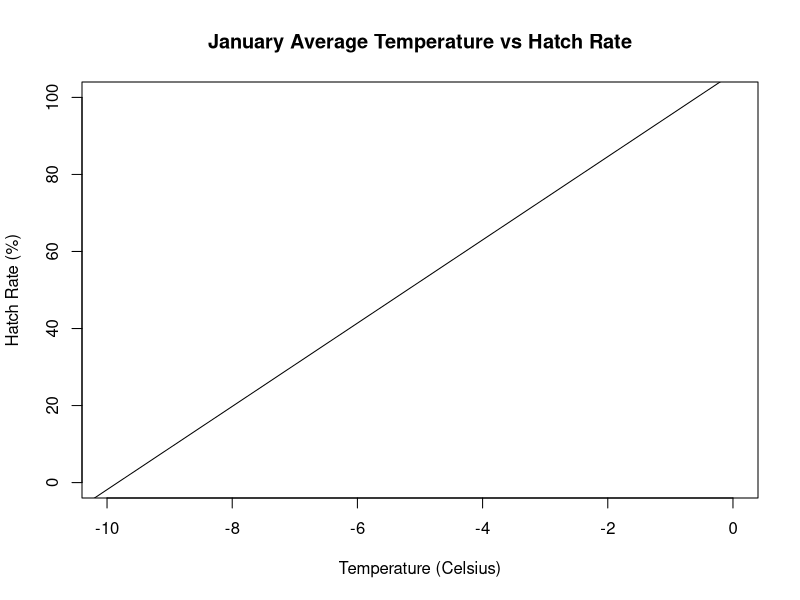

Here is the R script that generated this plot: (Note: this script raises an error after producing the figure.)
## ---- chunk 1
knitr::opts_chunk$set(tidy.opts=list(width.cutoff=60),tidy=TRUE)
## ---- chunk 2
##Black Walnut
BWmat <- matrix(c(0,1,0,0,0,0,0,0,1,0,0,0,0,0,0,0.64,0,0, 
                  0,0,0,0,0.55,0,0,0,0,0,0,0.27,105,0,0,0,0,0), nrow = 6, ncol = 6)
#Assign the eigenvalues to a vector
BWei <- eigen(BWmat)$values
#Takes the highest eigenvalue to be the R value
BWR <- max(Re(BWei[abs(Im(BWei)) < 1e-06]))
BWR
BWmat

##Tree-of-Heaven
TOHmat <- matrix(c(0,1,0,0,0,0,0,0,1,0,0,0,0,0,0,0.91,0,0, 
                   0,0,0,0,0.73,0,0,0,0,0,0,0.05,105,0,0,0,0,0), nrow = 6, ncol = 6)
#Assign the eigenvalues to a vector
TOHei <- eigen(TOHmat)$values
#Takes the highest eigenvalue to be the R value
TOHR <- max(Re(TOHei[abs(Im(TOHei)) < 1e-06]))
TOHR
TOHmat

##Hops
HPmat <- matrix(c(0,1,0,0,0,0,0,0,1,0,0,0,0,0,0,0.83,0,0, 
                  0,0,0,0,0.83,0,0,0,0,0,0,0.83,105,0,0,0,0,0), nrow = 6, ncol = 6)
#Assign the eigenvalues to a vector
HPei <- eigen(HPmat)$values
#Takes the highest eigenvalue to be the R value
HPR <- max(Re(HPei[abs(Im(HPei)) < 1e-06]))
HPR
HPmat

##Average of 3 trees of interest from above
AVmat <- matrix(c(0,1,0,0,0,0,0,0,1,0,0,0,0,0,0,0.79,0,0, 
                  0,0,0,0,0.7,0,0,0,0,0,0,0.38,105,0,0,0,0,0), nrow = 6, ncol = 6)
#Assign the eigenvalues to a vector
AVei <- eigen(AVmat)$values
#Takes the highest eigenvalue to be the R value
AVR <- max(Re(AVei[abs(Im(AVei)) < 1e-06]))
AVR
AVmat
## ---- chunk 3
## Black Walnut
while (abs(eigen(BWmat)$values[1]) > 1) {
BWmat[1, 6] = (BWmat[1, 6] - 1)
}
BWeiC <- eigen(BWmat)$values
BWeiC <- abs(max(Re(BWeiC[abs(Im(BWeiC)) < 1e-06])))
BWeiC
BWmat

## Tree-of-Heaven
while (abs(eigen(TOHmat)$values[1]) > 1) {
TOHmat[1, 6] = (TOHmat[1, 6] - 1)
}
TOHeiC <- eigen(TOHmat)$values
TOHeiC <- abs(max(Re(TOHeiC[abs(Im(TOHeiC)) < 1e-06])))
TOHeiC
TOHmat

## Hops
while (abs(eigen(HPmat)$values[1]) > 1) {
HPmat[1, 6] = (HPmat[1, 6] - 1)
}
HPeiC <- eigen(HPmat)$values
HPeiC <- abs(max(Re(HPeiC[abs(Im(HPeiC)) < 1e-06])))
HPeiC
HPmat

## Average
while (abs(eigen(AVmat)$values[1]) > 1) {
AVmat[1, 6] = (AVmat[1, 6] - 1)
}
AVeiC <- eigen(AVmat)$values
AVeiC <- abs(max(Re(AVeiC[abs(Im(AVeiC)) < 1e-06])))
AVeiC
AVmat
## ---- chunk 4
## Black Walnut Original Matrix
BWmat <- matrix(c(0,1,0,0,0,0,0,0,1,0,0,0,0,0,0,0.64,0,0, 
                  0,0,0,0,0.55,0,0,0,0,0,0,0.27,105,0,0,0,0,0), nrow = 6, ncol = 6)
while (abs(eigen(BWmat)$values[1]) > 1) {
BWmat[2, 1] = (BWmat[2, 1] - 0.01)
BWmat[3, 2] = (BWmat[3, 2] - 0.01)
BWmat[4, 3] = (BWmat[4, 3] - 0.01)
BWmat[5, 4] = (BWmat[5, 4] - 0.01)
}
BWeiN <- eigen(BWmat)$values
BWeiN <- abs(max(Re(BWeiN[abs(Im(BWeiN)) < 1e-06])))
BWeiN
BWmat

## Tree-of-Heaven Original Matrix
TOHmat <- matrix(c(0,1,0,0,0,0,0,0,1,0,0,0,0,0,0,0.91,0,0, 
                   0,0,0,0,0.73,0,0,0,0,0,0,0.05,105,0,0,0,0,0), nrow = 6, ncol = 6)
while (abs(eigen(TOHmat)$values[1]) > 1) {
TOHmat[2, 1] = (TOHmat[2, 1] - 0.01)
TOHmat[3, 2] = (TOHmat[3, 2] - 0.01)
TOHmat[4, 3] = (TOHmat[4, 3] - 0.01)
TOHmat[5, 4] = (TOHmat[5, 4] - 0.01)
}
TOHeiN <- eigen(TOHmat)$values
TOHeiN <- abs(max(Re(TOHeiN[abs(Im(TOHeiN)) < 1e-06])))
TOHeiN
TOHmat

## Hops Original Matrix
HPmat <- matrix(c(0,1,0,0,0,0,0,0,1,0,0,0,0,0,0,0.83,0,0, 
                  0,0,0,0,0.83,0,0,0,0,0,0,0.83,105,0,0,0,0,0), nrow = 6, ncol = 6)
while (abs(eigen(HPmat)$values[1]) > 1) {
HPmat[2, 1] = (HPmat[2, 1] - 0.01)
HPmat[3, 2] = (HPmat[3, 2] - 0.01)
HPmat[4, 3] = (HPmat[4, 3] - 0.01)
HPmat[5, 4] = (HPmat[5, 4] - 0.01)
}
HPeiN <- eigen(HPmat)$values
HPeiN <- abs(max(Re(HPeiN[abs(Im(HPeiN)) < 1e-06])))
HPeiN
HPmat

## Average Original Matrix
AVmat <- matrix(c(0,1,0,0,0,0,0,0,1,0,0,0,0,0,0,0.79,0,0, 
                  0,0,0,0,0.7,0,0,0,0,0,0,0.38,105,0,0,0,0,0), nrow = 6, ncol = 6)
while (abs(eigen(AVmat)$values[1]) > 1) {
AVmat[2, 1] = (AVmat[2, 1] - 0.01)
AVmat[3, 2] = (AVmat[3, 2] - 0.01)
AVmat[4, 3] = (AVmat[4, 3] - 0.01)
AVmat[5, 4] = (AVmat[5, 4] - 0.01)
}
AVeiN <- eigen(AVmat)$values
AVeiN <- abs(max(Re(AVeiN[abs(Im(AVeiN)) < 1e-06])))
AVeiN
AVmat
## ---- chunk 5
# Tree-of-Heaven Original Matrix
TOHmat <- matrix(c(0,1,0,0,0,0,0,0,1,0,0,0,0,0,0,0.91,0,0, 
                   0,0,0,0,0.73,0,0,0,0,0,0,0.05,105,0,0,0,0,0), nrow = 6, ncol = 6)
while (abs(eigen(TOHmat)$values[1]) > 1) {
TOHmat[6, 5] = (TOHmat[6, 5] - 0.01)
}
TOHeiA <- eigen(TOHmat)$values
TOHeiA <- abs(max(Re(TOHeiA[abs(Im(TOHeiA)) < 1e-06])))
TOHeiA
TOHmat

# Average Original Matrix
AVmat <- matrix(c(0,1,0,0,0,0,0,0,1,0,0,0,0,0,0,0.79,0,0, 
                  0,0,0,0,0.7,0,0,0,0,0,0,0.38,105,0,0,0,0,0), nrow = 6, ncol = 6)
while (abs(eigen(AVmat)$values[1]) > 1) {
AVmat[6, 5] = (AVmat[6, 5] - 0.01)
}
AVeiA <- eigen(AVmat)$values
AVeiA <- abs(max(Re(AVeiA[abs(Im(AVeiA)) < 1e-06])))
AVeiA
AVmat
## ---- chunk 6
#Temps for January 2014-2020 in Reading, Pennsylvania
Years <- list("2014","2015","2016","2017","2018","2019","2020")
avgtemps.f <- c(24.5,26.7,29.1,35.2,28.8,29.3,34.6)

#Convert to Celsius
f2c <- expression((t-32)*(5/9))
avgtemps.c <- c()
for (i in avgtemps.f){
  t <- i
  ctemps <- eval(f2c)
  avgtemps.c <<- append(avgtemps.c, ctemps)
}

#Hatch Rate Expression from Cheonan, Korea data
dayavg.hr <- expression((10.807*avgtemps.c)+106.24)
avgtemp.hr <- eval(dayavg.hr)

#plot relationship and recent temp data
plot(NA, type="l", xlim=c(-10,0), ylim=c(0,100),
     xlab="Temperature (Celsius)", ylab="Hatch Rate (%)", 
     main="January Average Temperature vs Hatch Rate")
abline(106.24,10.807)
points(avgtemp.hr~avgtemps.c,pch=21,
       bg=c("#00008B","#0F4FFB","#2ECAF2","#D4FFF3","#198DF8","#5CF7F1","#ADFED4"))
legend(legend=c("2014","2015","2016","2017","2018","2019","2020"),
       lty=1,col=c("#00008B","#0F4FFB","#2ECAF2","#D4FFF3","#198DF8","#5CF7F1","#ADFED4"),
       lwd=2,"bottomright")
avgttable <- cbind(Years,avgtemps.c,avgtemp.hr)
avgttable
## ---- chunk 7
#Relatively low overwintering temperature - 60% hatch rate - ~90 fecundity
AVmat.lowt <- matrix(c(0,1,0,0,0,0,0,0,1,0,0,0,0,0,0,0.79,0,0, 
                  0,0,0,0,0.7,0,0,0,0,0,0,0.38,90,0,0,0,0,0), nrow = 6, ncol = 6)
#Assign the eigenvalues to a vector
AVei.lowt <- eigen(AVmat.lowt)$values
#Takes the highest eigenvalue to be the R value
AVR.lowt <- max(Re(AVei.lowt[abs(Im(AVei.lowt)) < 1e-06]))
AVR.lowt - AVR

#Relatively high overwintering temperature - 90% hatch rate - ~135 fecundity
AVmat.hit <- matrix(c(0,1,0,0,0,0,0,0,1,0,0,0,0,0,0,0.79,0,0, 
                  0,0,0,0,0.7,0,0,0,0,0,0,0.38,135,0,0,0,0,0), nrow = 6, ncol = 6)
#Assign the eigenvalues to a vector
AVei.hit <- eigen(AVmat.hit)$values
#Takes the highest eigenvalue to be the R value
AVR.hit <- max(Re(AVei.hit[abs(Im(AVei.hit)) < 1e-06]))
AVR.hit - AVR
## ---- chunk 8
#Functions for population growth
#SLF trajectory with less chance for effective human intervention
pop.growth <- function(rbad, rokay, rneut, rgood, n0){
  n <- n0 #Set initial population size outside the loop
  for (i in 1:20){
    year = runif(1)
    if (year < 0.1){ #Random switch between good, bad, and neutral conditions
      R = rbad
    }else if (year >= 0.1 && year <= 0.3){
      R = rokay
    }else if (year > 0.3 && year <= 0.85){
      R = rneut
    }else{
      R = rgood
    }
    n <- c(n, R*n[i]) #Calculate the next population size
  }
  return(n)
}

set.seed(1)
growth.stoch <- pop.growth(rbad = 0.9, rokay = 1.1, 
                   rneut = 1.4, rgood = 1.7, n0=64)
plot(growth.stoch,type="l",ylab="Population Size",xlab="Time (Years)",
     main="Population Growth with Environmental \nand Intervention Stochasticity",
     ylim=c(0,max(growth.stoch)))
